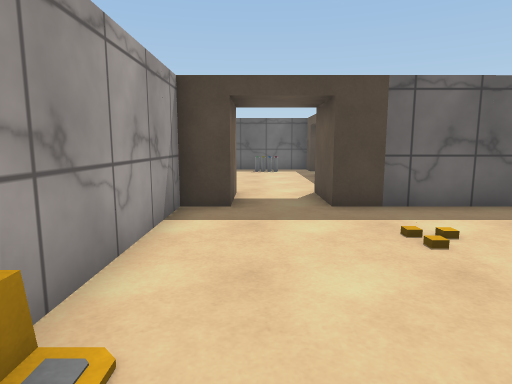
[1] (above)

19 first-person views from a walk through a Unity game level. The camera is 1.2 m above the floor, tilts 8° down and sees 75° across. Doors are open. The floor is counted in squares, 1 m on a side. Each view is taken from the middle of a square. On the plan, view 1 faces up. The plan holds only what a view shows up to about 14 squares ahead; the rest is blank. The place goes on beyond the plan. The player is left out. Surface patterns are stand-ins for the level's own textures.

[2]
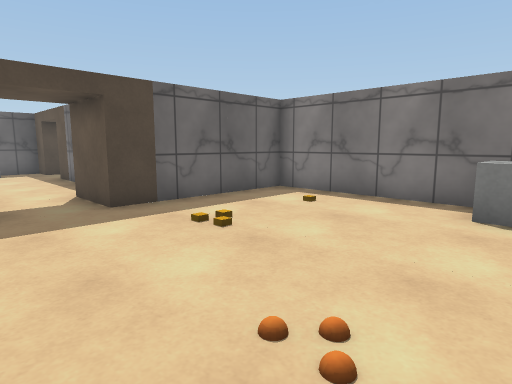

[3]
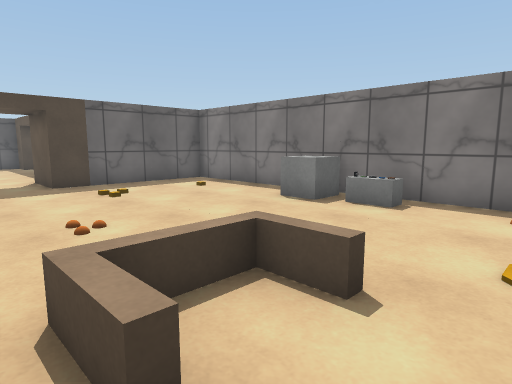

[4]
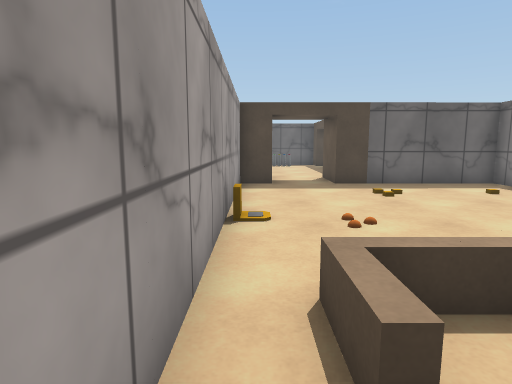

[5]
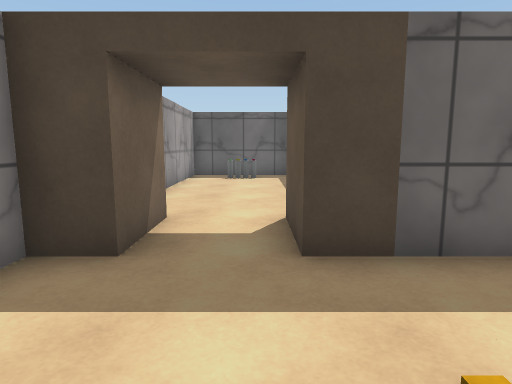

[6]
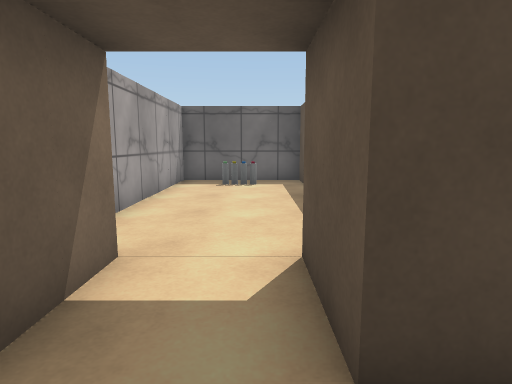

[7]
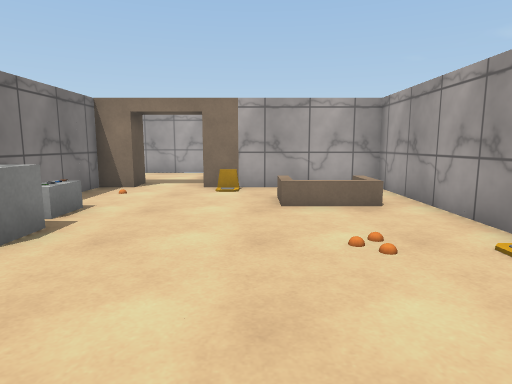

[8]
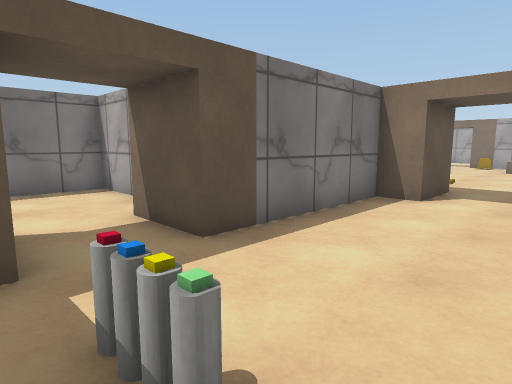

[9]
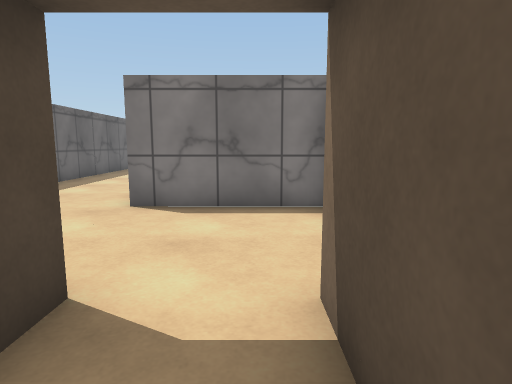

[10]
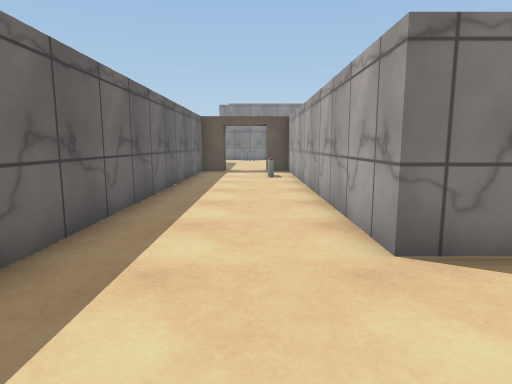

[11]
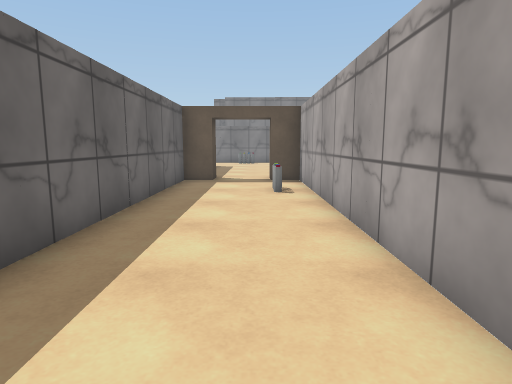

[12]
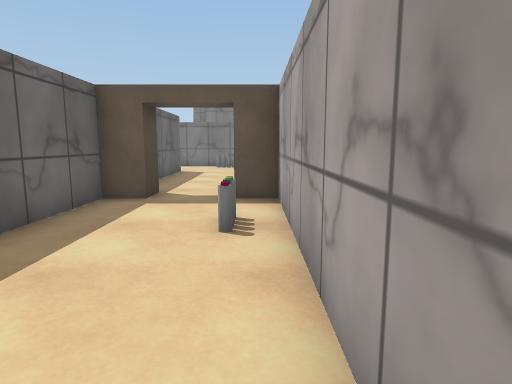

[13]
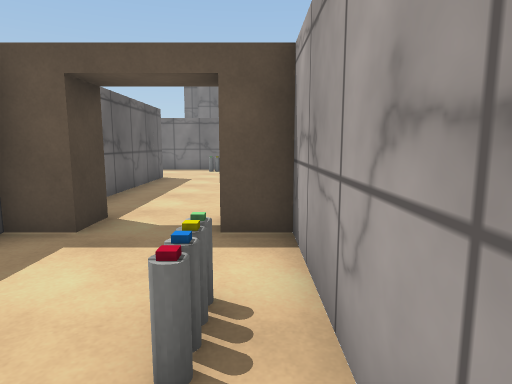

[14]
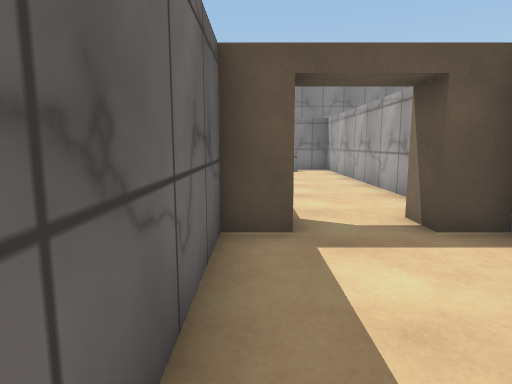

[15]
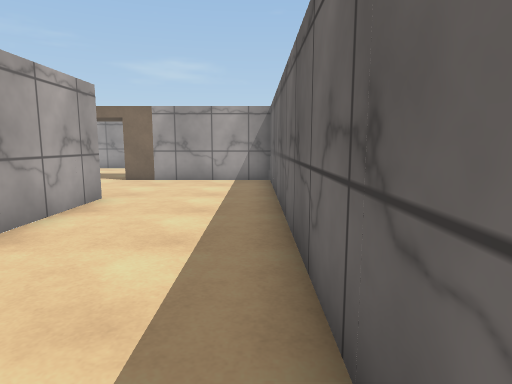

[16]
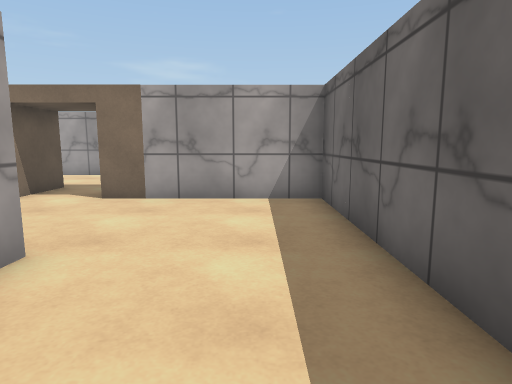

[17]
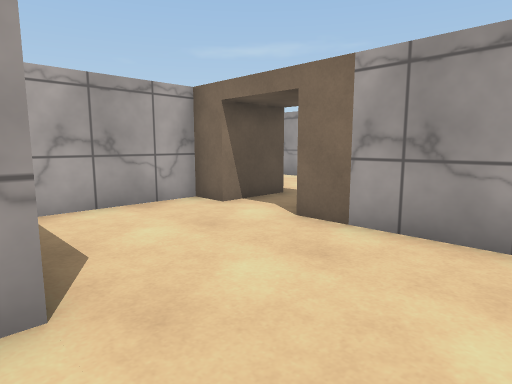

[18]
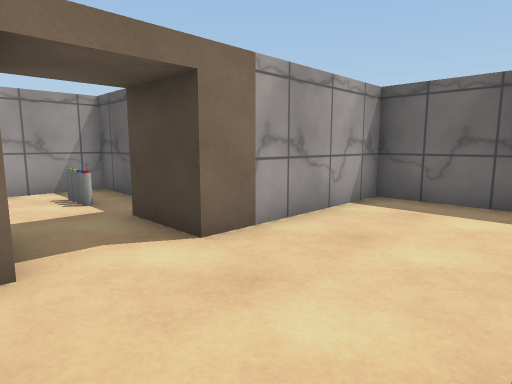

[19]
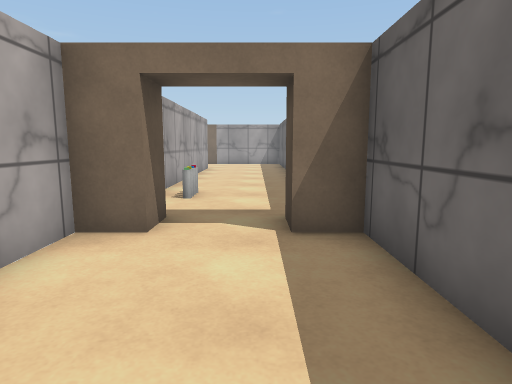

### Floor plan
Points are (right, up) in squares from view 1. A wall is a line through its corners. A room is listed if a view was taken in it or the views show most of it. See-through windows are left out.
Room 1 (views 1, 2, 3, 4, 5, 6, 7)
walls: (5.5, -4.5) (6.5, -4.5) (6.5, 6.5) (1.5, 6.5); (-0.5, 6.5) (-1.5, 6.5) (-1.5, -4.5) (3.5, -4.5)
ways out: open door at (0.5, 7) to room 2; open door at (4.5, -5)
objects: other object (5, 0) to (6, 1)
Room 2 (views 8, 9)
walls: (-0.5, 8.5) (-0.5, 6.5); (2.5, 15.5) (2.5, 16.5) (-1.5, 16.5) (-1.5, 10); (1.5, 6.5) (1.5, 8.5) (2.5, 8.5) (2.5, 13.5)
ways out: open door at (0.5, 7) to room 1; open door at (3, 14.5) to room 3
objects: other object (0, 15) to (1, 15)
Room 3 (views 10, 11, 12, 16, 17, 18)
walls: (2.5, 13.5) (4.5, 13.5) (4.5, 12.5) (8.5, 12.5) (8.5, 16.5) (15, 16.5); (15, 20.5) (4.5, 20.5) (4.5, 15.5) (2.5, 15.5)
ways out: open door at (3, 14.5) to room 2; open door at (15, 18.5) to room 4
Room 4 (views 13, 14, 15)
walls: (20.5, 19.5) (20.5, 20.5) (15, 20.5); (15, 16.5) (20.5, 16.5) (20.5, 17.5)
ways out: open door at (15, 18.5) to room 3; open door at (21, 18.5) to room 5
objects: other object (18, 17)
Room 5 (view 19)
walls: (21.5, 17.5) (21.5, 16.5) (28.5, 16.5); (28.5, 20.5) (21.5, 20.5) (21.5, 19.5)
ways out: open door at (21, 18.5) to room 4

Where each view was taken, in squares from view 1:
view 1: 0 up, 0 right, facing up
view 2: 0 up, 1 left, facing up-right
view 3: 4 down, 1 left, facing up-right
view 4: 4 down, 1 left, facing up
view 5: 3 up, 1 right, facing up
view 6: 5 up, 1 right, facing up
view 7: 5 up, 2 right, facing down
view 8: 16 up, 1 left, facing down-right
view 9: 14 up, 2 right, facing right
view 10: 18 up, 5 right, facing right
view 11: 18 up, 9 right, facing right
view 12: 17 up, 13 right, facing right
view 13: 17 up, 16 right, facing right
view 14: 20 up, 16 right, facing right
view 15: 20 up, 16 right, facing left
view 16: 19 up, 12 right, facing left
view 17: 19 up, 9 right, facing down-left
view 18: 13 up, 8 right, facing up-left
view 19: 19 up, 26 right, facing left
